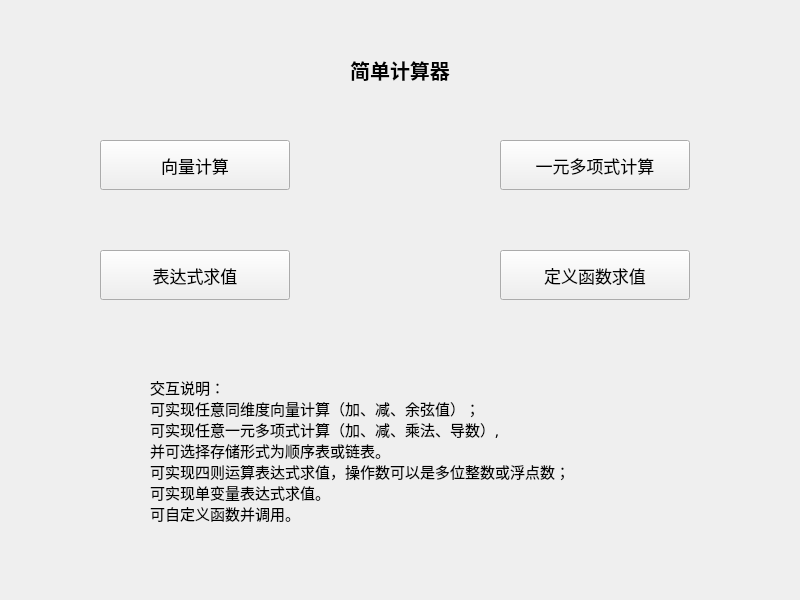
<?xml version="1.0" encoding="UTF-8"?>
<ui version="4.0">
 <class>Widget</class>
 <widget class="QWidget" name="Widget">
  <property name="geometry">
   <rect>
    <x>0</x>
    <y>0</y>
    <width>800</width>
    <height>600</height>
   </rect>
  </property>
  <property name="windowTitle">
   <string>Widget</string>
  </property>
  <widget class="QLabel" name="label">
   <property name="geometry">
    <rect>
     <x>300</x>
     <y>40</y>
     <width>200</width>
     <height>60</height>
    </rect>
   </property>
   <property name="font">
    <font>
     <family>微软雅黑</family>
     <pointsize>15</pointsize>
     <weight>75</weight>
     <bold>true</bold>
     <kerning>true</kerning>
    </font>
   </property>
   <property name="text">
    <string>简单计算器</string>
   </property>
   <property name="textFormat">
    <enum>Qt::AutoText</enum>
   </property>
   <property name="alignment">
    <set>Qt::AlignCenter</set>
   </property>
  </widget>
  <widget class="QPushButton" name="VectorButton">
   <property name="geometry">
    <rect>
     <x>100</x>
     <y>140</y>
     <width>190</width>
     <height>50</height>
    </rect>
   </property>
   <property name="font">
    <font>
     <family>微软雅黑</family>
     <pointsize>13</pointsize>
    </font>
   </property>
   <property name="text">
    <string>向量计算</string>
   </property>
   <property name="iconSize">
    <size>
     <width>16</width>
     <height>16</height>
    </size>
   </property>
  </widget>
  <widget class="QPushButton" name="PolynButton">
   <property name="geometry">
    <rect>
     <x>500</x>
     <y>140</y>
     <width>190</width>
     <height>50</height>
    </rect>
   </property>
   <property name="font">
    <font>
     <family>微软雅黑</family>
     <pointsize>13</pointsize>
    </font>
   </property>
   <property name="text">
    <string>一元多项式计算</string>
   </property>
  </widget>
  <widget class="QLabel" name="label_2">
   <property name="geometry">
    <rect>
     <x>150</x>
     <y>350</y>
     <width>500</width>
     <height>200</height>
    </rect>
   </property>
   <property name="font">
    <font>
     <family>微软雅黑</family>
     <pointsize>11</pointsize>
    </font>
   </property>
   <property name="text">
    <string>交互说明：
可实现任意同维度向量计算（加、减、余弦值）；
可实现任意一元多项式计算（加、减、乘法、导数）,
并可选择存储形式为顺序表或链表。
可实现四则运算表达式求值，操作数可以是多位整数或浮点数；
可实现单变量表达式求值。
可自定义函数并调用。</string>
   </property>
  </widget>
  <widget class="QPushButton" name="ExpreButton">
   <property name="geometry">
    <rect>
     <x>100</x>
     <y>250</y>
     <width>190</width>
     <height>50</height>
    </rect>
   </property>
   <property name="font">
    <font>
     <family>微软雅黑</family>
     <pointsize>13</pointsize>
    </font>
   </property>
   <property name="text">
    <string>表达式求值</string>
   </property>
  </widget>
  <widget class="QPushButton" name="ExpreButton_2">
   <property name="geometry">
    <rect>
     <x>500</x>
     <y>250</y>
     <width>190</width>
     <height>50</height>
    </rect>
   </property>
   <property name="font">
    <font>
     <family>微软雅黑</family>
     <pointsize>13</pointsize>
    </font>
   </property>
   <property name="text">
    <string>定义函数求值</string>
   </property>
  </widget>
 </widget>
 <resources/>
 <connections/>
</ui>
